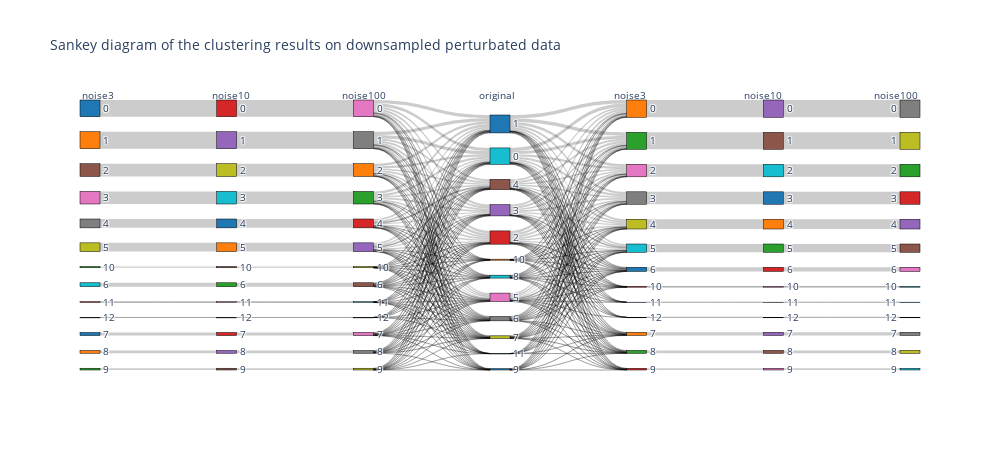

Here is the notebook cell this chart was saved with:
### Code cell
dowsample_df = labels_df[(labels_df['downsampled_perturbated_noise3_0'] != 'nan') &
    (labels_df['downsampled_perturbated_noise3_1'] != 'nan')][columns_to_visualize_downsample]

sankey_plot_with_labels(
    labels=[dowsample_df[column] for column in columns_to_visualize_downsample],
    labels_titles=['noise3', 'noise10', 'noise100', 'original', 'noise3', 'noise10', 'noise100'],
    title='Sankey diagram of the clustering results on downsampled perturbated data',
    width=1000,
    height=450
)

### Figure 1 — Plotly figure (JSON) as saved in the notebook; plotly's stock layout.template omitted (floating-point values rounded to 4 significant figures; data arrays with more than 128 entries replaced by an {"elided": "..."} marker saying what was removed)
{"data": [{"link": {"source": {"elided": "343 int values"}, "target": {"elided": "343 int values"}, "value": {"elided": "343 int values"}}, "node": {"color": ["#1f77b4", "#ff7f0e", "#2ca02c", "#d62728", "#9467bd", "#8c564b", "#e377c2", "#7f7f7f", "#bcbd22", "#17becf", "#1f77b4", "#ff7f0e", "#2ca02c", "#d62728", "#9467bd", "#8c564b", "#e377c2", "#7f7f7f", "#bcbd22", "#17becf", "#1f77b4", "#ff7f0e", "#2ca02c", "#d62728", "#9467bd", "#8c564b", "#e377c2", "#7f7f7f", "#bcbd22", "#17becf", "#1f77b4", "#ff7f0e", "#2ca02c", "#d62728", "#9467bd", "#8c564b", "#e377c2", "#7f7f7f", "#bcbd22", "#17becf", "#1f77b4", "#ff7f0e", "#2ca02c", "#d62728", "#9467bd", "#8c564b", "#e377c2", "#7f7f7f", "#bcbd22", "#17becf", "#1f77b4", "#ff7f0e", "#2ca02c", "#d62728", "#9467bd", "#8c564b", "#e377c2", "#7f7f7f", "#bcbd22", "#17becf", "#1f77b4", "#ff7f0e", "#2ca02c", "#d62728", "#9467bd", "#8c564b", "#e377c2", "#7f7f7f", "#bcbd22", "#17becf", "#1f77b4", "#ff7f0e", "#2ca02c", "#d62728", "#9467bd", "#8c564b", "#e377c2", "#7f7f7f", "#bcbd22", "#17becf", "#1f77b4", "#ff7f0e", "#2ca02c", "#d62728", "#9467bd", "#8c564b", "#e377c2", "#7f7f7f", "#bcbd22", "#17becf"], "label": ["0", "1", "10", "11", "12", "2", "3", "4", "5", "6", "7", "8", "9", "0", "1", "10", "11", "12", "2", "3", "4", "5", "6", "7", "8", "9", "0", "1", "10", "11", "12", "2", "3", "4", "5", "6", "7", "8", "9", "0", "1", "10", "11", "2", "3", "4", "5", "6", "7", "8", "9", "0", "1", "10", "11", "12", "2", "3", "4", "5", "6", "7", "8", "9", "0", "1", "10", "11", "12", "2", "3", "4", "5", "6", "7", "8", "9", "0", "1", "10", "11", "12", "2", "3", "4", "5", "6", "7", "8", "9"], "line": {"color": "black", "width": 0.5}, "pad": 15, "thickness": 20}, "type": "sankey"}], "layout": {"annotations": [{"showarrow": false, "text": "noise3", "x": 0, "xref": "x", "y": 1.05, "yref": "paper"}, {"showarrow": false, "text": "noise10", "x": 1, "xref": "x", "y": 1.05, "yref": "paper"}, {"showarrow": false, "text": "noise100", "x": 2, "xref": "x", "y": 1.05, "yref": "paper"}, {"showarrow": false, "text": "original", "x": 3, "xref": "x", "y": 1.05, "yref": "paper"}, {"showarrow": false, "text": "noise3", "x": 4, "xref": "x", "y": 1.05, "yref": "paper"}, {"showarrow": false, "text": "noise10", "x": 5, "xref": "x", "y": 1.05, "yref": "paper"}, {"showarrow": false, "text": "noise100", "x": 6, "xref": "x", "y": 1.05, "yref": "paper"}], "font": {"size": 10}, "height": 450, "plot_bgcolor": "rgba(0,0,0,0)", "title": {"text": "Sankey diagram of the clustering results on downsampled perturbated data"}, "width": 1000, "xaxis": {"showgrid": false, "visible": false, "zeroline": false}, "yaxis": {"showgrid": false, "visible": false, "zeroline": false}}}
